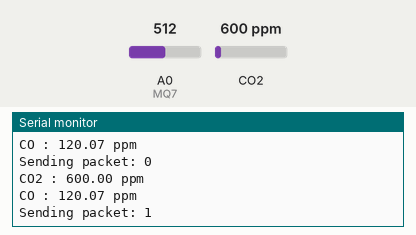
Bench run of a sketch on a simulated Arduino Uno, built with avr-gcc and run on an emulated ATmega328P. Shown: the last lines printed to the serial monitor. The test bench sets the inputs (shaded band); at power-on: CO2 600 ppm, A0 (MQ7) = 512. No radio packets arrive unless stated.

Above: at 10.8 s.
10.9 s: CO2 set to 452 ppm
At 20.7 s:
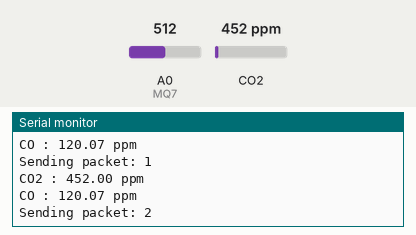
20.9 s: A0 (MQ7) set to 716
At 30.7 s:
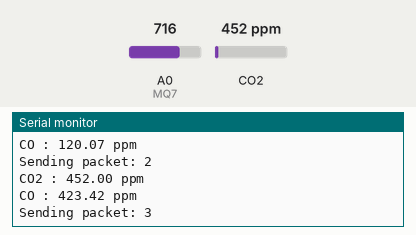
30.9 s: CO2 set to 1050 ppm
At 40.7 s:
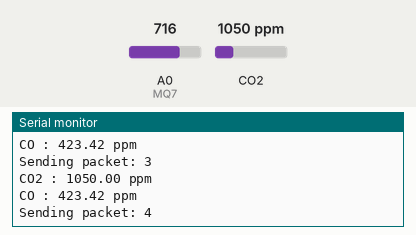
40.9 s: A0 (MQ7) set to 900
At 50.8 s:
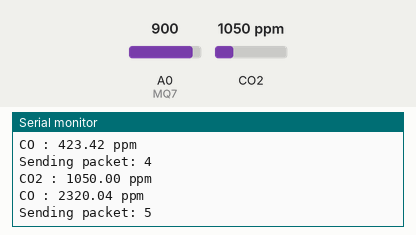
Timing chart, 0 to 51.9 s (numbered marks = the images above; inputs shaded):
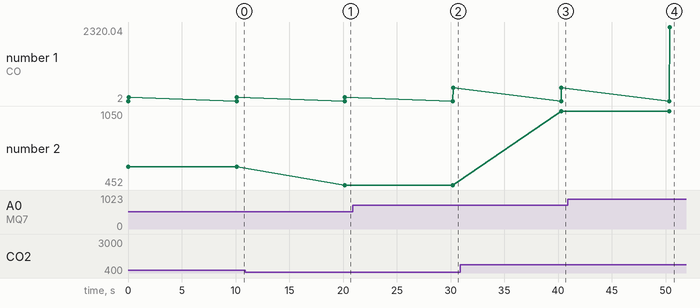

The sketch:

ProjekAfella.ino
```cpp
#include <LoRa.h>
#include <SPI.h>
#define MQ7 A0
#include "MQ135.h"
#define ANALOGPIN A1

int led=6;
int counter = 0;
MQ135 gasSensor = MQ135(ANALOGPIN);
int RL_mq7 = 1000;
float Ro_mq7 =  1078.43 ; // tergantung kalibrasi
float CO, ppm;

void setup()
{
 Serial.begin(9600);
  while (!Serial);

  Serial.println("LoRa Sender");

  if (!LoRa.begin(433E6)) {
    Serial.println("Starting LoRa failed!");
    while (1);
  }
  LoRa.setSyncWord(0xA5);
  LoRa.setTxPower(20);
  Serial.println("LoRa Initializing OK!");
}


void mq135(){
  ppm = gasSensor.getPPM();
  Serial.print("CO2 : ");
  Serial.print(ppm);
  Serial.println(" ppm");
 }

void mq7(){
 int sensorvalue_mq7 = analogRead(MQ7);
 //int u_mq7 = map(sensorvalue_mq7, 0, 4095, 0, 1023);
 float VRL_mq7= sensorvalue_mq7*5.00/1024;
 //Serial.print("VRL : ");
 //Serial.print(VRL);
 //Serial.println(" volt");

 float Rs_mq7 = ( 5.00 * RL_mq7 / VRL_mq7 ) - RL_mq7;
 //Serial.print("Rs : ");
 //Serial.print(Rs);
 //Serial.println(" Ohm");

 float x_mq7 = Rs_mq7/Ro_mq7;
 CO = 107.26*pow(x_mq7,-1.494);
 Serial.print("CO : ");
 Serial.print(CO);
 Serial.println(" ppm");
  }

void loop()
{
  mq135();
  mq7();
      Serial.print("Sending packet: ");
      Serial.println(counter);
      LoRa.beginPacket();
      digitalWrite(led, HIGH);
      LoRa.print(ppm);
      LoRa.print(",");
      LoRa.print(CO);
      LoRa.endPacket();
       //mq135();
       //mq7();
       counter++;
       delay(1000);
       digitalWrite(led, LOW);
       delay(9000);
}
```

Measured:
- after the input at 10.9 s, the serial monitor: prints a new line after 9.3 s (image 1)
- after the input at 20.9 s, the serial monitor: prints a new line after 9.3 s (image 2)
- after the input at 30.9 s, the serial monitor: prints a new line after 9.4 s (image 3)
- after the input at 40.9 s, the serial monitor: prints a new line after 9.5 s (image 4)
- plotted number 1: 120.07 → 423.42 after the input at 20.9 s, 423.42 → 2320.04 after the input at 40.9 s
- plotted number 2: 600 → 452 after the input at 10.9 s, 452 → 1050 after the input at 30.9 s
